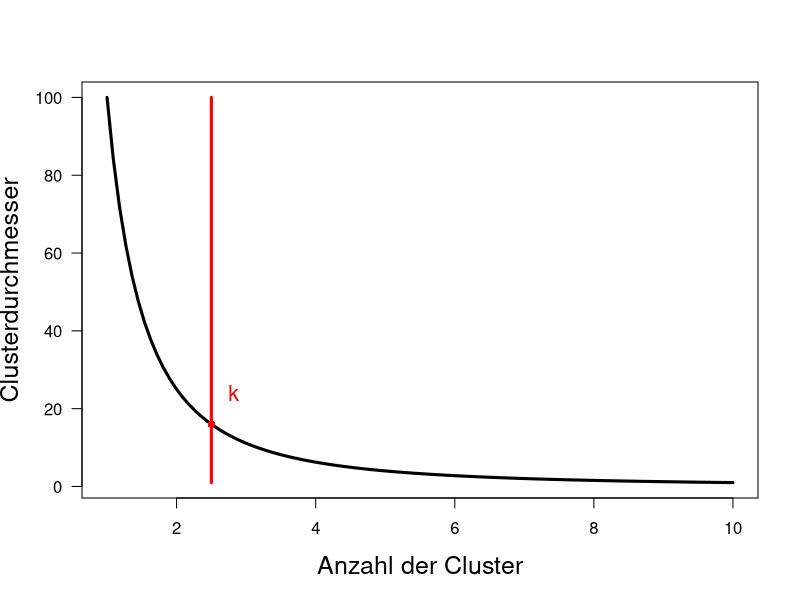

Source code (R):
png("E:/OneDrive/NABIJA/STUDIUM/3 STUDIENFÄCHER/4. SEMESTER/Proseminar/Folien/optClustAnz.png")
par(las=1, pch = 16, cex.lab = 1.5)
curve(100/x^2, xlim = c(1,10), xlab = "Anzahl der Cluster", ylab = "Clusterdurchmesser",
      lwd = 3)
lines(c(2.5,2.5), c(1,100), type = "l", col = "red",lwd = 3)
text(2.9,24, adj = 1, cex = 1.3, col = "red", expression(k))
points(2.5,16,type = "p", col = "red")
dev.off()

?points
?lines
?par
